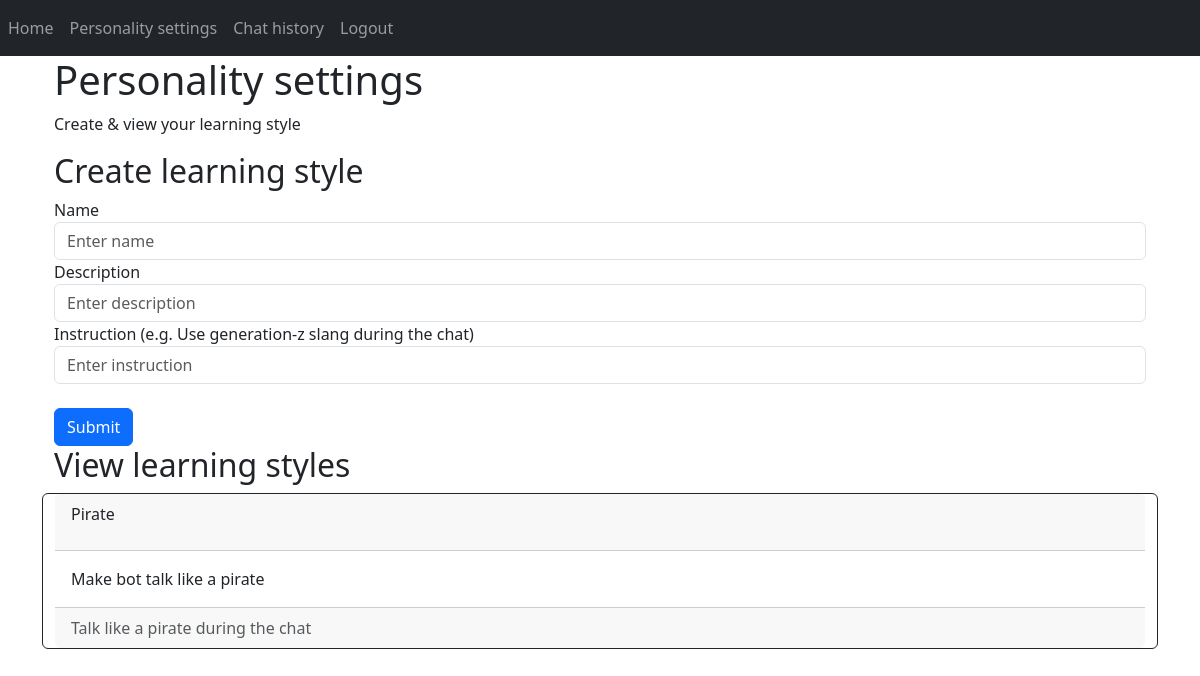
Screenshot of /personality (signed in) with the database file from the repository.
### website/models.py (models this page shows)
class LearningStyle(db.Model):
    id = db.Column(db.Integer, primary_key=True)
    name = db.Column(db.Text, nullable=False)
    description = db.Column(db.String(350), nullable=False)
    instruction = db.Column(db.String, nullable=False)
    student = db.Column(db.Integer, db.ForeignKey('user.id', ondelete="CASCADE"), nullable=False)

### website/views.py (the view, shortened to what this page needs)
@views.route('/personality', methods=['POST', 'GET'])
@login_required
def personality():
    learningstyles = LearningStyle.query.filter_by(student=current_user.id).all()
    return render_template("personality.html", user=current_user, learningstyles=learningstyles)

### website/__init__.py (called while the page is built)
def create_app():
    app = Flask(__name__)
    app.config['SECRET_KEY'] = 'hjhjhdjas'
    app.config['SQLALCHEMY_DATABASE_URI'] = f'sqlite:///{DB_NAME}'
    db.init_app(app)
    from .views import views
    from .auth import auth
    app.register_blueprint(views, url_prefix='/')
    app.register_blueprint(auth, url_prefix='/')
    from .models import User, Chat, LearningStyle, Rubric
    with app.app_context():
        db.create_all()
    login_manager = LoginManager()
    login_manager.login_view = 'auth.login'
    login_manager.init_app(app)
    @login_manager.user_loader
    def load_user(id):
        return User.query.get(int(id))
    return app

### website/templates/personality.html
{% extends "base.html" %} {% block title %}Personality settings{% endblock %} {% block content %}
<div class="container">
    <div class="jumbotron">
        <h1>Personality settings</h1>
        <p class="indextext"> Create & view your learning style</p>
    </div>
    <div class="row">
        <h2>Create learning style</h2>
        <form method="POST">
            <div class="form-group">
                <label for="name">Name</label>
                <input type="text" class="form-control" id="name" name="name" placeholder="Enter name" />
                <label for="description">Description</label>
                <input type="text" class="form-control" id="description" name="description" placeholder="Enter description" />
                <label for="instruction">Instruction (e.g. Use generation-z slang during the chat)</label>
                <input type="text" class="form-control" id="instruction" name="instruction" placeholder="Enter instruction" />
            </div>
            <br />
            <button type="submit" class="btn btn-primary">Submit</button>
        </form>
    </div>
    <div class="row">
        <h2>View learning styles</h2>
        {% for learningstyle in learningstyles %}
        <div class="card border-dark">
            <div class="card-header d-flex justify-content-between align-items-center">
                <p>{{ learningstyle.name}}</p>
            </div>
            <div class="card-body">
                <div class="card-text">{{ learningstyle.description }}</div>
            </div>
            <div class="card-footer text-muted">{{ learningstyle.instruction }}</div>
        </div>
        {% endfor %}
    </div>
</div>
{% endblock %}

### rows the page displays
LearningStyle: name "Pirate", description "Make bot talk like a pirate", instruction "Talk like a pirate during the chat"
